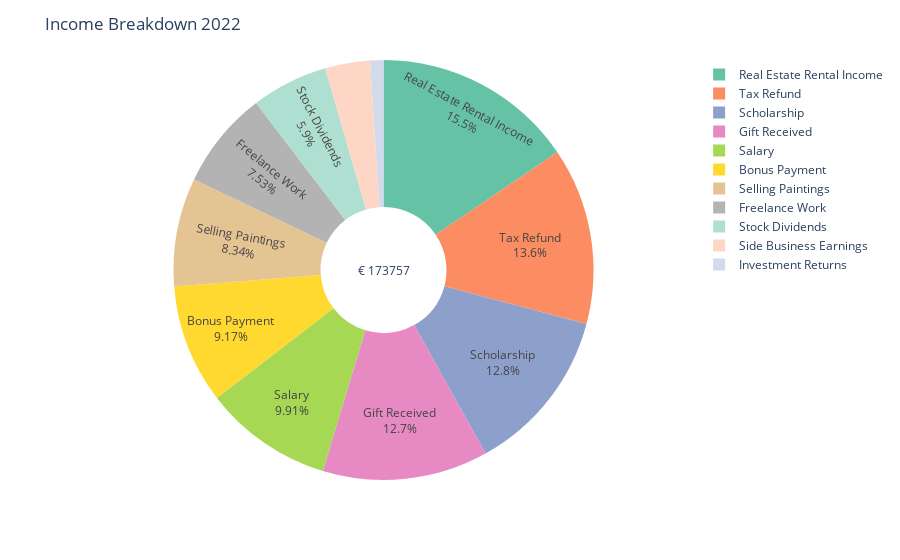

The notebook cell this image was saved under:
### Code cell
income_pie_fig_2023 = make_pie_chart(df, 2023, 'Income')
income_pie_fig_2023

### Figure 1 — Plotly figure (JSON) as saved in the notebook; plotly's stock layout.template omitted (floating-point values rounded to 4 significant figures)
{"data": [{"direction": "clockwise", "domain": {"x": [0, 1], "y": [0, 1]}, "hole": 0.3, "hovertemplate": "Category=%{label}<br>Amount (EUR)=%{value}<extra></extra>", "labels": ["Scholarship", "Gift Received", "Gift Received", "Salary", "Real Estate Rental Income", "Bonus Payment", "Real Estate Rental Income", "Scholarship", "Real Estate Rental Income", "Selling Paintings", "Bonus Payment", "Real Estate Rental Income", "Selling Paintings", "Bonus Payment", "Investment Returns", "Investment Returns", "Scholarship", "Real Estate Rental Income", "Bonus Payment", "Selling Paintings", "Scholarship", "Freelance Work", "Bonus Payment", "Real Estate Rental Income", "Side Business Earnings", "Side Business Earnings", "Salary", "Salary", "Stock Dividends", "Scholarship", "Stock Dividends", "Stock Dividends", "Scholarship", "Bonus Payment", "Tax Refund", "Tax Refund", "Bonus Payment", "Tax Refund", "Tax Refund", "Freelance Work", "Freelance Work", "Gift Received", "Gift Received", "Freelance Work", "Gift Received", "Gift Received", "Scholarship", "Salary", "Salary", "Real Estate Rental Income", "Selling Paintings", "Side Business Earnings", "Side Business Earnings", "Stock Dividends", "Selling Paintings", "Tax Refund", "Tax Refund", "Selling Paintings", "Gift Received", "Gift Received", "Stock Dividends", "Freelance Work", "Tax Refund", "Tax Refund", "Tax Refund", "Tax Refund", "Freelance Work", "Salary", "Real Estate Rental Income", "Tax Refund", "Tax Refund"], "legendgroup": "", "name": "", "showlegend": true, "textinfo": "label+percent", "textposition": "inside", "type": "pie", "values": [2290.0, 3281.0, 3281.0, 4208.0, 4148.0, 2789.0, 3965.0, 4798.0, 2258.0, 1122.0, 4028.0, 4838.0, 3936.0, 1857.0, 992.9, 992.9, 4843.0, 2794.0, 1846.0, 2283.0, 3741.0, 1950.0, 3988.0, 4855.0, 874.0, 874.0, 4670.0, 3658.0, 1990.0, 4444.0, 4370.0, 1473.0, 1754.0, 733.2, 4854.0, 4854.0, 2529.0, 1189.0, 1189.0, 4715.0, 2027.0, 4603.0, 4603.0, 1876.0, 3839.0, 3839.0, 2910.0, 1879.0, 2971.0, 2998.0, 1121.0, 2471.0, 2471.0, 2753.0, 3263.0, 1503.0, 1503.0, 4434.0, 620.6, 620.6, 841.1, 1475.0, 1946.0, 1946.0, 804.2, 804.2, 2542.0, 1816.0, 4216.0, 2886.0, 2886.0]}], "layout": {"annotations": [{"font": {"size": 12}, "showarrow": false, "text": "€ 173757", "x": 0.5, "y": 0.5}], "legend": {"tracegroupgap": 0}, "margin": {"t": 60}, "piecolorway": ["rgb(102,194,165)", "rgb(252,141,98)", "rgb(141,160,203)", "rgb(231,138,195)", "rgb(166,216,84)", "rgb(255,217,47)", "rgb(229,196,148)", "rgb(179,179,179)"], "title": {"text": "Income Breakdown 2022"}, "uniformtext": {"minsize": 10, "mode": "hide"}}}
